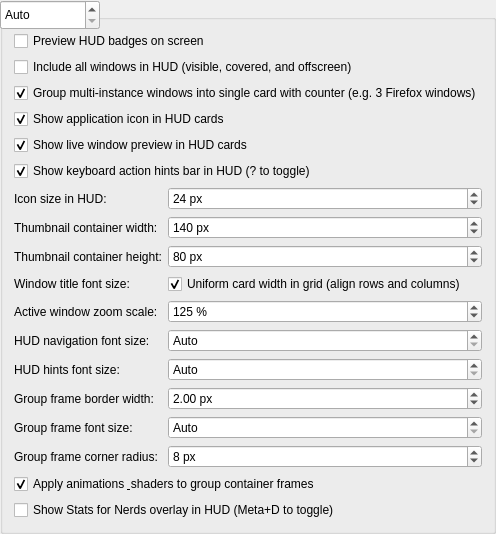
            <widget class="QGroupBox" name="groupHudBadges">
             <property name="title">
              <string>HUD Badges</string>
             </property>
             <layout class="QFormLayout" name="formLayoutHudBadges">
              <item row="0" column="0" colspan="2">
               <widget class="QCheckBox" name="check_previewHudBadges">
                <property name="text">
                 <string>Preview HUD badges on screen</string>
                </property>
                <property name="checked">
                 <bool>false</bool>
                </property>
                <property name="toolTip">
                 <string>Temporarily displays open windows in the edge HUD to preview styling changes in real time.</string>
                </property>
               </widget>
              </item>
              <item row="1" column="0" colspan="2">
               <widget class="QCheckBox" name="kcfg_BadgeHudIncludeAll">
                <property name="text">
                 <string>Include all windows in HUD (visible, covered, and offscreen)</string>
                </property>
                <property name="checked">
                 <bool>false</bool>
                </property>
                <property name="toolTip">
                 <string>Always show cards in the edge HUD for all open windows, regardless of whether they are visible on screen or covered.</string>
                </property>
               </widget>
              </item>
              <item row="2" column="0" colspan="2">
               <widget class="QCheckBox" name="kcfg_BadgeHudGroupWindows">
                <property name="text">
                 <string>Group multi-instance windows into single card with counter (e.g. 3 Firefox windows)</string>
                </property>
                <property name="checked">
                 <bool>true</bool>
                </property>
                <property name="toolTip">
                 <string>When checked, multiple windows of the same marked app are shown as one card with an instance counter (pressing group key expands to all instances in Sub-Leap). When unchecked, all windows appear directly with unique jump keys and an enclosing group frame.</string>
                </property>
               </widget>
              </item>
              <item row="3" column="0" colspan="2">
               <widget class="QCheckBox" name="kcfg_BadgeHudShowIcon">
                <property name="text">
                 <string>Show application icon in HUD cards</string>
                </property>
                <property name="checked">
                 <bool>true</bool>
                </property>
                <property name="toolTip">
                 <string>Displays the application icon inside edge HUD target cards.</string>
                </property>
               </widget>
              </item>
              <item row="4" column="0" colspan="2">
               <widget class="QCheckBox" name="kcfg_BadgeHudShowThumbnail">
                <property name="text">
                 <string>Show live window preview in HUD cards</string>
                </property>
                <property name="checked">
                 <bool>true</bool>
                </property>
                <property name="toolTip">
                 <string>Displays live miniature preview thumbnails inside edge HUD target cards.</string>
                </property>
               </widget>
              </item>
              <item row="5" column="0" colspan="2">
               <widget class="QCheckBox" name="kcfg_BadgeHudShowHints">
                <property name="text">
                 <string>Show keyboard action hints bar in HUD (? to toggle)</string>
                </property>
                <property name="checked">
                 <bool>true</bool>
                </property>
                <property name="toolTip">
                 <string>Displays the keyboard shortcut hint bar at the screen edge. Press '?' anytime in HUD to toggle.</string>
                </property>
               </widget>
              </item>
              <item row="6" column="0">
               <widget class="QLabel" name="label_badgeHudIconSize">
                <property name="text">
                 <string>Icon size in HUD:</string>
                </property>
                <property name="toolTip">
                 <string>Size of the application icon inside HUD cards in pixels (default: 24 px).</string>
                </property>
               </widget>
              </item>
              <item row="6" column="1">
               <widget class="QSpinBox" name="kcfg_BadgeHudIconSize">
                <property name="minimum">
                 <number>12</number>
                </property>
                <property name="maximum">
                 <number>500</number>
                </property>
                <property name="singleStep">
                 <number>2</number>
                </property>
                <property name="value">
                 <number>24</number>
                </property>
                <property name="suffix">
                 <string> px</string>
                </property>
               </widget>
              </item>
              <item row="7" column="0">
               <widget class="QLabel" name="label_badgeHudThumbnailWidth">
                <property name="text">
                 <string>Thumbnail container width:</string>
                </property>
                <property name="toolTip">
                 <string>Width of the window preview container box in HUD cards in pixels (default: 140 px).</string>
                </property>
               </widget>
              </item>
              <item row="7" column="1">
               <widget class="QSpinBox" name="kcfg_BadgeHudThumbnailWidth">
                <property name="minimum">
                 <number>24</number>
                </property>
                <property name="maximum">
                 <number>3500</number>
                </property>
                <property name="singleStep">
                 <number>4</number>
                </property>
                <property name="value">
                 <number>140</number>
                </property>
                <property name="suffix">
                 <string> px</string>
                </property>
               </widget>
              </item>
              <item row="8" column="0">
               <widget class="QLabel" name="label_badgeHudThumbnailHeight">
                <property name="text">
                 <string>Thumbnail container height:</string>
                </property>
                <property name="toolTip">
                 <string>Height of the window preview container box in HUD cards in pixels (default: 80 px).</string>
                </property>
               </widget>
              </item>
              <item row="8" column="1">
               <widget class="QSpinBox" name="kcfg_BadgeHudThumbnailHeight">
                <property name="minimum">
                 <number>16</number>
                </property>
                <property name="maximum">
                 <number>3500</number>
                </property>
                <property name="singleStep">
                 <number>4</number>
                </property>
                <property name="value">
                 <number>80</number>
                </property>
                <property name="suffix">
                 <string> px</string>
                </property>
               </widget>
              </item>
              <item row="9" column="0" colspan="2">
               <widget class="QCheckBox" name="kcfg_BadgeHudCardUniformWidth">
                <property name="text">
                 <string>Uniform card width in grid (align rows and columns)</string>
                </property>
                <property name="checked">
                 <bool>true</bool>
                </property>
                <property name="toolTip">
                 <string>When checked, all HUD cards have the exact same container width, forming a neat and symmetrical grid arrangement.</string>
                </property>
               </widget>
              </item>
              <item row="10" column="0">
               <widget class="QLabel" name="label_badgeHudActiveScale">
                <property name="text">
                 <string>Active window zoom scale:</string>
                </property>
                <property name="toolTip">
                 <string>Magnification scale for the selected active window card in HUD (100% = normal, 125% = elevated +25%, up to 200%).</string>
                </property>
               </widget>
              </item>
              <item row="10" column="1">
               <widget class="QSpinBox" name="kcfg_BadgeHudActiveScale">
                <property name="minimum">
                 <number>100</number>
                </property>
                <property name="maximum">
                 <number>200</number>
                </property>
                <property name="singleStep">
                 <number>5</number>
                </property>
                <property name="value">
                 <number>125</number>
                </property>
                <property name="suffix">
                 <string> %</string>
                </property>
               </widget>
              </item>
              <item row="8" column="0">
               <widget class="QLabel" name="label_badgeHudLetterFontSize">
                <property name="text">
                 <string>Jump letter font size:</string>
                </property>
                <property name="toolTip">
                 <string>Font size for the jump letter in HUD cards (0 = Auto).</string>
                </property>
               </widget>
              </item>
              <item row="8" column="1">
               <widget class="QSpinBox" name="kcfg_BadgeHudLetterFontSize">
                <property name="minimum">
                 <number>0</number>
                </property>
                <property name="maximum">
                 <number>200</number>
                </property>
                <property name="specialValueText">
                 <string>Auto</string>
                </property>
                <property name="value">
                 <number>0</number>
                </property>
                <property name="suffix">
                 <string> px</string>
                </property>
               </widget>
              </item>
              <item row="9" column="0">
               <widget class="QLabel" name="label_badgeHudCaptionFontSize">
                <property name="text">
                 <string>Window title font size:</string>
                </property>
                <property name="toolTip">
                 <string>Font size for window title captions in HUD cards (0 = Auto).</string>
                </property>
               </widget>
              </item>
              <item row="9" column="1">
               <widget class="QSpinBox" name="kcfg_BadgeHudCaptionFontSize">
                <property name="minimum">
                 <number>0</number>
                </property>
                <property name="maximum">
                 <number>200</number>
                </property>
                <property name="specialValueText">
                 <string>Auto</string>
                </property>
                <property name="value">
                 <number>0</number>
                </property>
                <property name="suffix">
                 <string> px</string>
                </property>
               </widget>
              </item>
              <item row="10" column="0">
               <widget class="QLabel" name="label_badgeHudLocationFontSize">
                <property name="text">
                 <string>Location font size:</string>
                </property>
                <property name="toolTip">
                 <string>Font size for desktop/screen location text in HUD cards (0 = Auto).</string>
                </property>
               </widget>
              </item>
              <item row="10" column="1">
               <widget class="QSpinBox" name="kcfg_BadgeHudLocationFontSize">
                <property name="minimum">
                 <number>0</number>
                </property>
                <property name="maximum">
                 <number>200</number>
                </property>
                <property name="specialValueText">
                 <string>Auto</string>
                </property>
                <property name="value">
                 <number>0</number>
                </property>
                <property name="suffix">
                 <string> px</string>
                </property>
               </widget>
              </item>
              <item row="11" column="0">
               <widget class="QLabel" name="label_badgeHudNavFontSize">
                <property name="text">
                 <string>HUD navigation font size:</string>
                </property>
                <property name="toolTip">
                 <string>Font size for the workspace navigation bar tabs and header text in HUD (0 = Auto).</string>
                </property>
               </widget>
              </item>
              <item row="11" column="1">
               <widget class="QSpinBox" name="kcfg_BadgeHudNavFontSize">
                <property name="minimum">
                 <number>0</number>
                </property>
                <property name="maximum">
                 <number>200</number>
                </property>
                <property name="specialValueText">
                 <string>Auto</string>
                </property>
                <property name="value">
                 <number>0</number>
                </property>
                <property name="suffix">
                 <string> px</string>
                </property>
               </widget>
              </item>
              <item row="12" column="0">
               <widget class="QLabel" name="label_badgeHudHintsFontSize">
                <property name="text">
                 <string>HUD hints font size:</string>
                </property>
                <property name="toolTip">
                 <string>Font size for keyboard action hints in the HUD hint bar (0 = Auto).</string>
                </property>
               </widget>
              </item>
              <item row="12" column="1">
               <widget class="QSpinBox" name="kcfg_BadgeHudHintsFontSize">
                <property name="minimum">
                 <number>0</number>
                </property>
                <property name="maximum">
                 <number>200</number>
                </property>
                <property name="specialValueText">
                 <string>Auto</string>
                </property>
                <property name="value">
                 <number>0</number>
                </property>
                <property name="suffix">
                 <string> px</string>
                </property>
               </widget>
              </item>
               <item row="13" column="0">
                <widget class="QLabel" name="label_badgeHudGroupBorderWidth">
                 <property name="text">
                  <string>Group frame border width:</string>
                 </property>
                 <property name="toolTip">
                  <string>Border thickness of the multi-instance group container frame in the edge HUD (default: 2.0 px).</string>
                 </property>
                </widget>
               </item>
               <item row="13" column="1">
                <widget class="QDoubleSpinBox" name="kcfg_BadgeHudGroupBorderWidth">
                 <property name="minimum">
                  <double>0.500000000000000</double>
                 </property>
                 <property name="maximum">
                  <double>20.000000000000000</double>
                 </property>
                 <property name="singleStep">
                  <double>0.500000000000000</double>
                 </property>
                 <property name="value">
                  <double>2.000000000000000</double>
                 </property>
                 <property name="suffix">
                  <string> px</string>
                 </property>
                </widget>
               </item>
               <item row="14" column="0">
                <widget class="QLabel" name="label_badgeHudGroupFontSize">
                 <property name="text">
                  <string>Group frame font size:</string>
                 </property>
                 <property name="toolTip">
                  <string>Font size for the group tab label and group letter (0 = Auto).</string>
                 </property>
                </widget>
               </item>
               <item row="14" column="1">
                <widget class="QSpinBox" name="kcfg_BadgeHudGroupFontSize">
                 <property name="minimum">
                  <number>0</number>
                 </property>
                 <property name="maximum">
                  <number>200</number>
                 </property>
                 <property name="specialValueText">
                  <string>Auto</string>
                 </property>
                 <property name="value">
                  <number>0</number>
                 </property>
                 <property name="suffix">
                  <string> px</string>
                 </property>
                </widget>
               </item>
               <item row="15" column="0">
                <widget class="QLabel" name="label_badgeHudGroupCornerRadius">
                 <property name="text">
                  <string>Group frame corner radius:</string>
                 </property>
                 <property name="toolTip">
                  <string>Corner radius of the multi-instance group container frame in the edge HUD (default: 8 px).</string>
                 </property>
                </widget>
               </item>
               <item row="15" column="1">
                <widget class="QSpinBox" name="kcfg_BadgeHudGroupCornerRadius">
                 <property name="minimum">
                  <number>0</number>
                 </property>
                 <property name="maximum">
                  <number>50</number>
                 </property>
                 <property name="value">
                  <number>8</number>
                 </property>
                 <property name="suffix">
                  <string> px</string>
                 </property>
                </widget>
               </item>
               <item row="16" column="0" colspan="2">
                <widget class="QCheckBox" name="kcfg_BadgeHudGroupShaderEnabled">
                 <property name="text">
                  <string>Apply animations &amp; shaders to group container frames</string>
                 </property>
                 <property name="checked">
                  <bool>true</bool>
                 </property>
                 <property name="toolTip">
                  <string>Enables breathing, neon flicker, and shader animations on the group container frame during jump mode.</string>
                 </property>
                </widget>
               </item>

               <item row="23" column="0" colspan="2">
                <widget class="QCheckBox" name="kcfg_NerdStatsEnabled">
                 <property name="text">
                  <string>Show Stats for Nerds overlay in HUD (Meta+D to toggle)</string>
                 </property>
                 <property name="checked">
                  <bool>false</bool>
                 </property>
                 <property name="toolTip">
                  <string>Displays real-time hardware diagnostics: moving average power draw (Watts), CPU utilization (%), frame latency, screen refresh rate, and VRAM cache.</string>
                 </property>
                </widget>
               </item>
              </layout>
            </widget>
